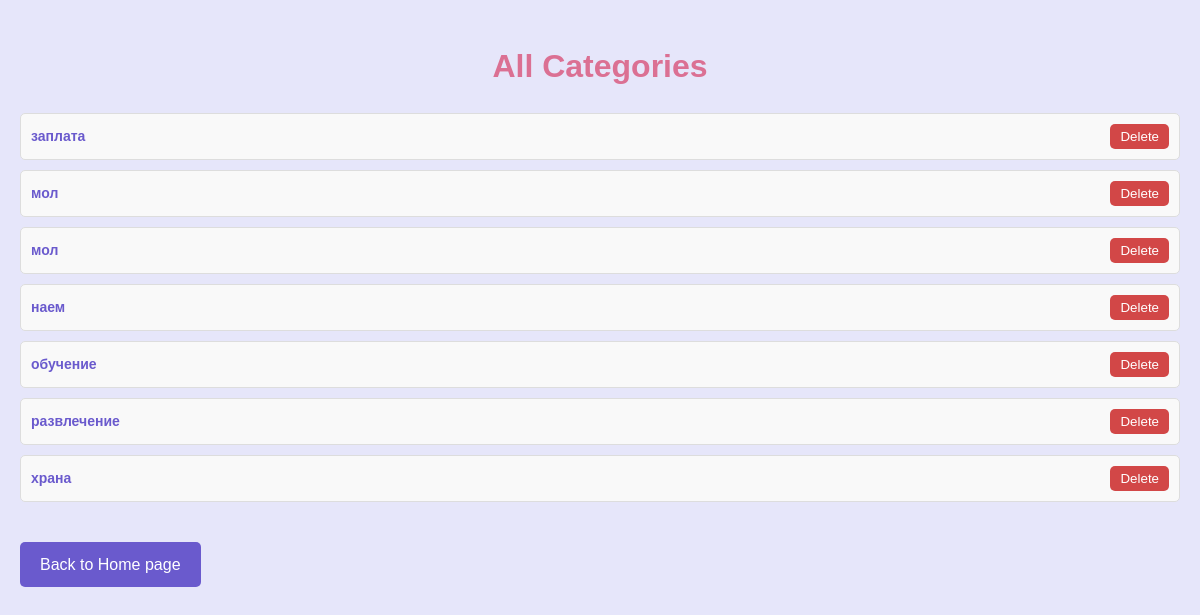
Page /categories/ on the earlier database version.
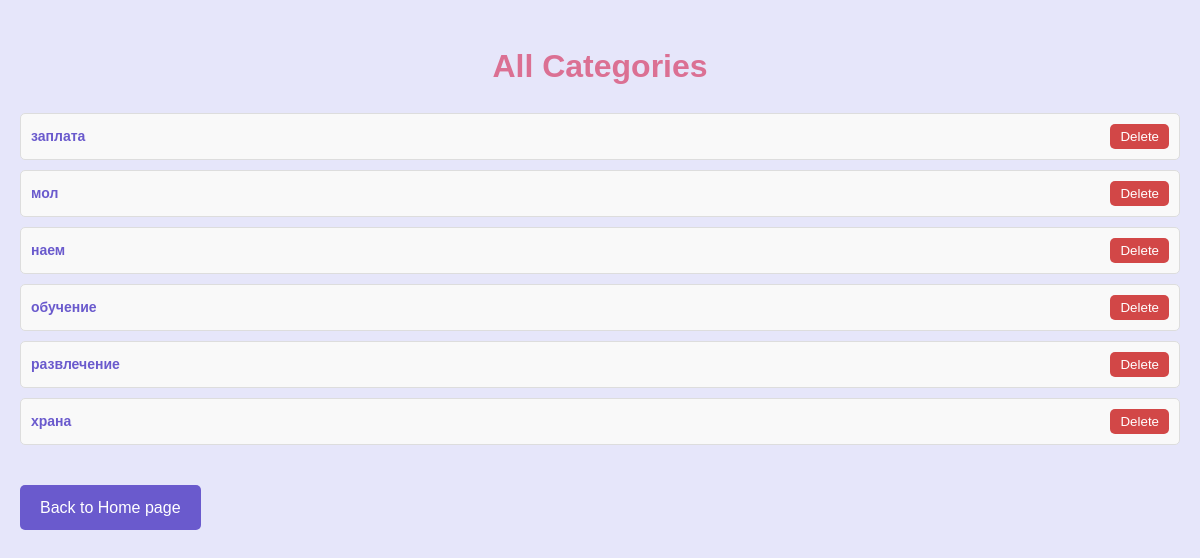
Same page on the later database version.
### tracker/models.py (models this page shows, shortened)
class Category(models.Model):
    user = models.ForeignKey(User, on_delete=models.CASCADE, related_name='categories', null=True, blank=True)
    name = models.CharField(max_length=100)

### tracker/views.py (the view)
# urls.py: path('categories/', views.list_categories, name='list_categories'),
def list_categories(request):
    categories = Category.objects.all().order_by('name')
    return render(request, 'categories/list_categories.html', {'categories': categories})

### tracker/templates/categories/list_categories.html (shortened to what this page needs)
{% extends 'base.html' %}
{% block content %}
<h1>All Categories</h1>
<ul id="category-list">
    {% for category in categories %}
    <li id="category-{{ category.id }}">
        <a href="{% url 'category_transactions' category.id %}">{{ category.name }}</a>
        <button onclick="deleteCategory('{% if category.id %}{{ category.id }}{% endif %}')">Delete</button>
    </li>
    {% endfor %}
</ul>
<a href="{% url 'index' %}" class="home-link">Back to Home page</a>
{% endblock %}

Differences in the rows shown:
removed Category: name "мол"
